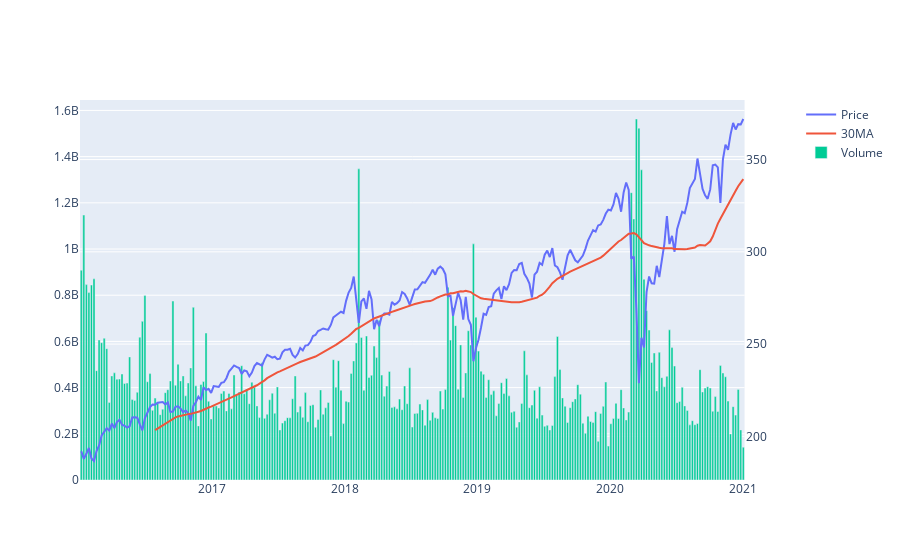

Notebook source saved alongside this figure:
### Code cell
fig = make_subplots(specs=[[{"secondary_y": True}]])
fig.add_trace(go.Scatter(x=dfSorted.index, y=dfSorted['Close'],name='Price'),secondary_y=True)
fig.add_trace(go.Scatter(x=dfSorted.index, y=dfSorted['30MA'],name="30MA"),secondary_y=True)
fig.add_trace(go.Bar(x=dfSorted.index, y=dfSorted['Volume'],name="Volume"),secondary_y=False)
fig.show()

### Figure 1 — Plotly figure (JSON) as saved in the notebook; plotly's stock layout.template omitted (floating-point values rounded to 4 significant figures; data arrays with more than 128 entries replaced by an {"elided": "..."} marker saying what was removed)
{"data": [{"name": "Price", "type": "scatter", "x": {"elided": "261 str values"}, "xaxis": "x", "y": {"elided": "261 float values"}, "yaxis": "y2"}, {"name": "30MA", "type": "scatter", "x": {"elided": "261 str values"}, "xaxis": "x", "y": {"elided": "261 float values"}, "yaxis": "y2"}, {"name": "Volume", "type": "bar", "x": {"elided": "261 str values"}, "xaxis": "x", "y": {"elided": "261 int values"}, "yaxis": "y"}], "layout": {"xaxis": {"anchor": "y", "domain": [0, 0.94]}, "yaxis": {"anchor": "x", "domain": [0, 1]}, "yaxis2": {"anchor": "x", "overlaying": "y", "side": "right"}}}
